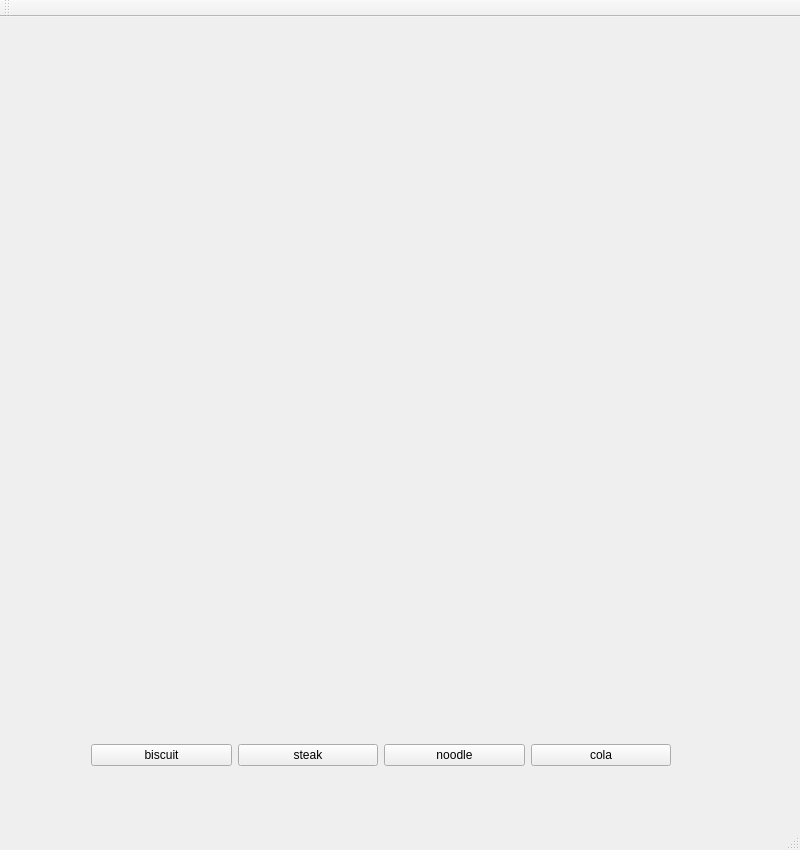
<?xml version="1.0" encoding="UTF-8"?>
<ui version="4.0">
 <class>MainWindow</class>
 <widget class="QMainWindow" name="MainWindow">
  <property name="geometry">
   <rect>
    <x>0</x>
    <y>0</y>
    <width>800</width>
    <height>850</height>
   </rect>
  </property>
  <property name="minimumSize">
   <size>
    <width>800</width>
    <height>850</height>
   </size>
  </property>
  <property name="maximumSize">
   <size>
    <width>800</width>
    <height>850</height>
   </size>
  </property>
  <property name="windowTitle">
   <string>MainWindow</string>
  </property>
  <widget class="QWidget" name="centralWidget">
   <widget class="QWidget" name="verticalLayoutWidget">
    <property name="geometry">
     <rect>
      <x>80</x>
      <y>80</y>
      <width>602</width>
      <height>680</height>
     </rect>
    </property>
    <layout class="QVBoxLayout" name="verticalLayout">
     <item>
      <widget class="QLabel" name="label">
       <property name="minimumSize">
        <size>
         <width>600</width>
         <height>650</height>
        </size>
       </property>
       <property name="maximumSize">
        <size>
         <width>600</width>
         <height>650</height>
        </size>
       </property>
       <property name="text">
        <string/>
       </property>
      </widget>
     </item>
     <item>
      <layout class="QHBoxLayout" name="horizontalLayout">
       <item>
        <widget class="QPushButton" name="b1">
         <property name="text">
          <string>biscuit</string>
         </property>
        </widget>
       </item>
       <item>
        <widget class="QPushButton" name="b2">
         <property name="text">
          <string>steak</string>
         </property>
        </widget>
       </item>
       <item>
        <widget class="QPushButton" name="b3">
         <property name="text">
          <string>noodle</string>
         </property>
        </widget>
       </item>
       <item>
        <widget class="QPushButton" name="b4">
         <property name="text">
          <string>cola</string>
         </property>
        </widget>
       </item>
      </layout>
     </item>
    </layout>
   </widget>
  </widget>
  <widget class="QMenuBar" name="menuBar">
   <property name="geometry">
    <rect>
     <x>0</x>
     <y>0</y>
     <width>800</width>
     <height>21</height>
    </rect>
   </property>
  </widget>
  <widget class="QToolBar" name="mainToolBar">
   <attribute name="toolBarArea">
    <enum>TopToolBarArea</enum>
   </attribute>
   <attribute name="toolBarBreak">
    <bool>false</bool>
   </attribute>
  </widget>
  <widget class="QStatusBar" name="statusBar"/>
 </widget>
 <layoutdefault spacing="6" margin="11"/>
 <resources/>
 <connections/>
</ui>
